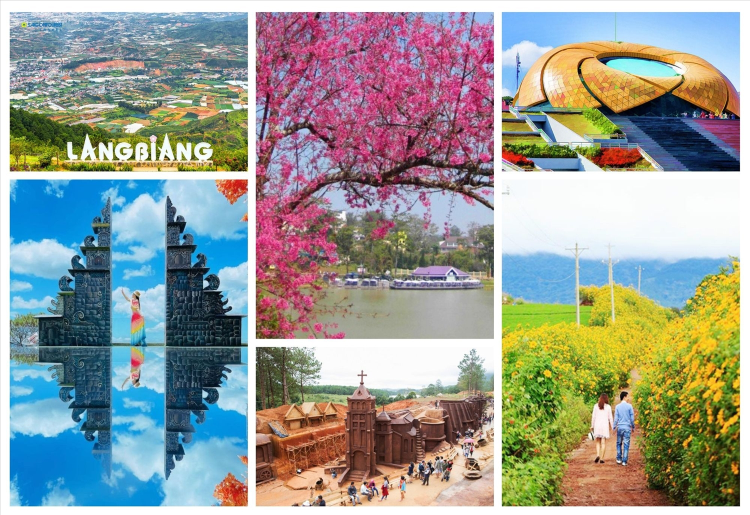
#> input picture lab7_PhanTranQuangThai_2174802010116/exercise/dalat.jpg, 1500 x 1029 px (shown at 1/2 size)
$ jupyter execute --allow-errors lab7.ipynb
#> lines starting #> are read from the running program, lines starting #| are printed output that depends on the picture; after the words box and inside, x2 and y2 are one past the last pixel; in counts of white or black regions, pixels touching at a corner belong together
[cell 1]
import cv2
import numpy as np

image = cv2.imread('exercise/dalat.jpg')
#> image is the input picture: shape (1029, 1500, 3); mean B, G, R 149.9, 155.2, 151.3
if image is None:
    print("Error: Could not load 'dalat.jpg'. Please ensure the file exists in the specified path.")
    exit()

original_rows, original_cols = image.shape[:2]
#> original_rows = 1029; original_cols = 1500
#> (the rest of this cell did not finish here and is left out)

[cell 2]
#bai2
import cv2
import numpy as np

image = cv2.imread('exercise/dalat.jpg')
if image is None:
    print("Không tìm thấy ảnh. Vui lòng kiểm tra đường dẫn.")
    exit()

gray = cv2.cvtColor(image, cv2.COLOR_BGR2GRAY)
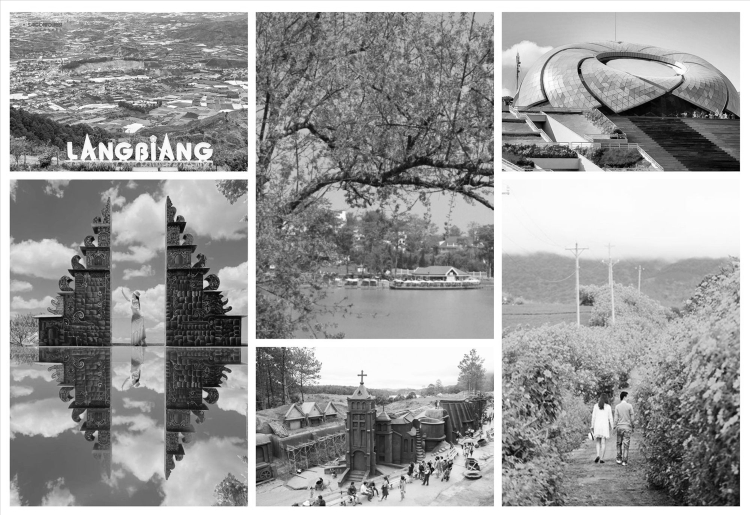
#> gray: shape (1029, 1500) (shown at 1/2 size); min 0, max 255, mean 153.5

adaptive_thresh = cv2.adaptiveThreshold(
    gray, 255,
    cv2.ADAPTIVE_THRESH_GAUSSIAN_C,
    cv2.THRESH_BINARY,
    61,
    5
)
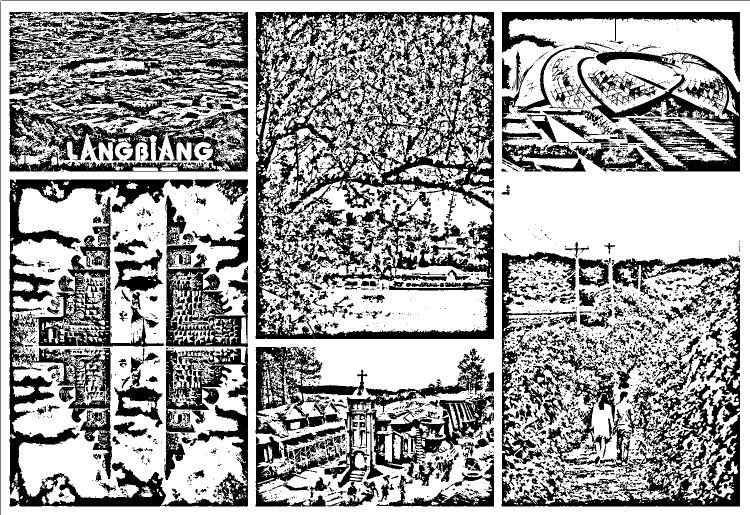
#> adaptive_thresh: shape (1029, 1500) (shown at 1/2 size); 62.6% white; 4502 black regions (3784 under 20 px)

contours, _ = cv2.findContours(adaptive_thresh, cv2.RETR_EXTERNAL, cv2.CHAIN_APPROX_SIMPLE)
#> contours = 1 contour; box (x1, y1, x2, y2) and area: (0, 0, 1500, 1029) 1538450
print("Số lượng contour tìm được:", len(contours))
#| Số lượng contour tìm được: 1

if len(contours) == 0:
    print("Không tìm thấy vùng nào! Hãy thử điều chỉnh blockSize hoặc C.")
    exit()

contours = sorted(contours, key=cv2.contourArea, reverse=True)
hxh_contour = contours[0]
#> hxh_contour = contour of 9 points, box (x1, y1, x2, y2) (0, 0, 1500, 1029), area 1538450

mask = np.zeros_like(gray)
cv2.drawContours(mask, [hxh_contour], -1, 255, -1)
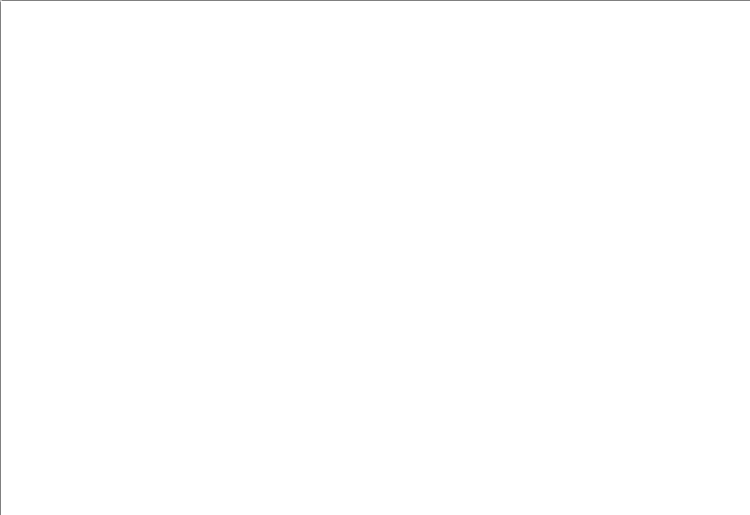
#> mask: shape (1029, 1500) (shown at 1/2 size); 99.8% white; black in thin lines or dots

hxh_region = cv2.bitwise_and(image, image, mask=mask)

(h, w) = hxh_region.shape[:2]
#> h = 1029; w = 1500
center = (w // 2, h // 2)
#> center = (750, 514)
M = cv2.getRotationMatrix2D(center, 45, 1.0)
rotated = cv2.warpAffine(hxh_region, M, (w, h))
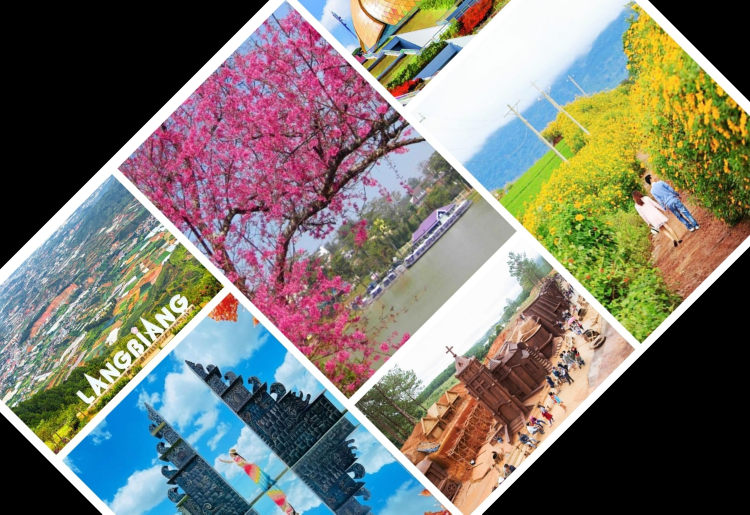
#> rotated: shape (1029, 1500, 3) (shown at 1/2 size); mean B, G, R 111.3, 119.3, 121.9

cv2.imwrite('ho_xuan_huong.jpg', rotated)
cv2.imshow("Ho Xuan Huong result", rotated)
cv2.waitKey(0)
cv2.destroyAllWindows()

[cell 3]
#3
import cv2
import numpy as np


try:
    img = cv2.imread('exercise/dalat.jpg')

    if img is None:
        print(f"Không thể đọc ảnh từ đường dẫn: {image_path}")
    else:
        y_start = 0
        y_end = img.shape[0] // 2 - 50
#> y_end = 464
        x_start = img.shape[1] // 2 + 50
#> x_start = 800
        x_end = img.shape[1]
#> x_end = 1500

        quan_truong_lam_vien_roi = img[y_start:y_end, x_start:x_end]
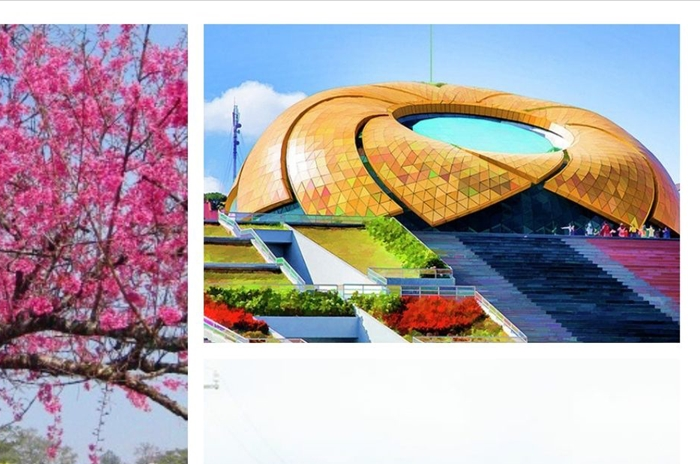
#> quan_truong_lam_vien_roi: shape (464, 700, 3); mean B, G, R 171.6, 167.1, 178.1

        if quan_truong_lam_vien_roi.size == 0:
            print("Vùng chọn trống. Vui lòng kiểm tra lại tọa độ.")
        else:
            gray_roi = cv2.cvtColor(quan_truong_lam_vien_roi, cv2.COLOR_BGR2GRAY)
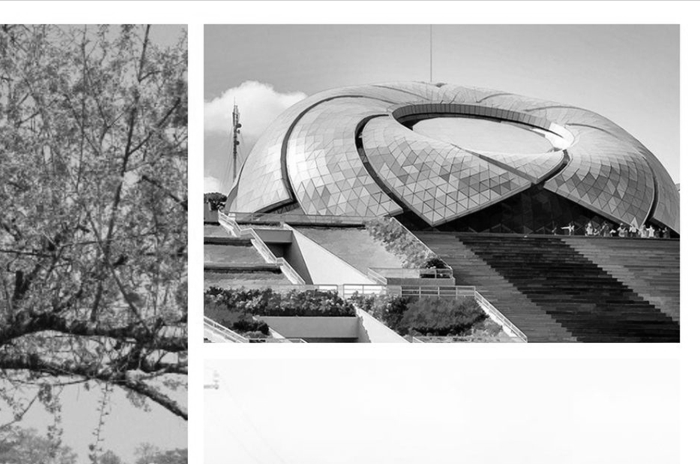
#> gray_roi: shape (464, 700); min 0, max 255, mean 170.9

            _, binary_roi = cv2.threshold(gray_roi, 128, 255, cv2.THRESH_BINARY_INV)
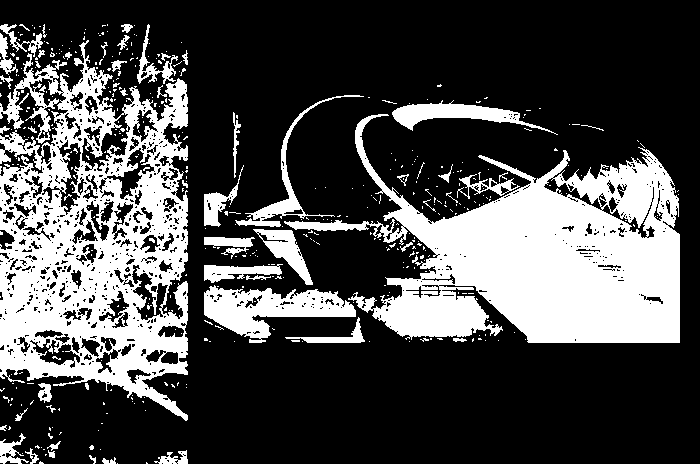
#> binary_roi: shape (464, 700); 29.8% white; 453 white regions (397 under 20 px), largest, box (x1, y1, x2, y2) and area: (284, 114, 680, 343) 41630, (0, 40, 188, 421) 38056, (204, 285, 356, 343) 4314
            kernel = np.ones((5, 5), np.uint8)

            closed_roi = cv2.morphologyEx(binary_roi, cv2.MORPH_CLOSE, kernel)
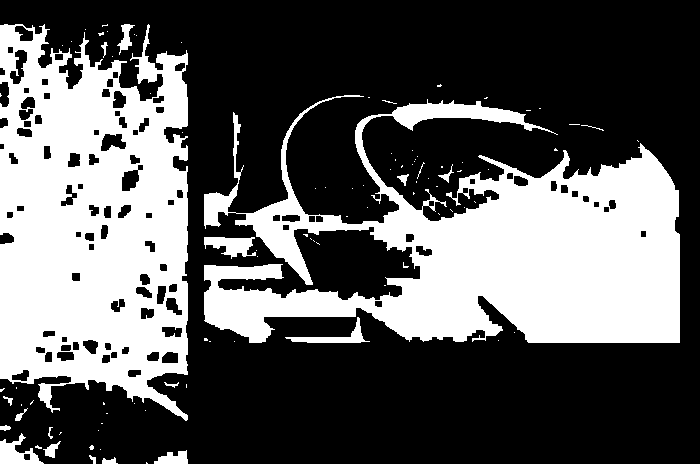
#> closed_roi: shape (464, 700); 36% white; 98 white regions (78 under 20 px), largest, box (x1, y1, x2, y2) and area: (204, 95, 680, 343) 58887, (0, 24, 188, 421) 54631, (204, 237, 256, 259) 664

            output_filename = 'quan_truong_lam_vien.jpg'
            cv2.imwrite(output_filename, closed_roi)

            print(f"Đã xử lý và lưu ảnh Quảng trường Lâm Viên vào {output_filename}")

except Exception as e:
    print(f"Đã xảy ra lỗi: {e}")

[cell 4]
def main_menu():
    """Hiển thị menu chính và xử lý lựa chọn của người dùng."""
    print("=== MENU CHÍNH ===")
    print("1. Biến đổi hình học (geometric_transformation):")
    print("   - coordinate_mapping")
    print("   - rotate")
    print("   - scale")
    print("   - shift")
    print("2. Phân đoạn ảnh (segment):")
    print("   - adaptive_thresholding")
    print("   - binary_dilation")
    print("   - binary_erosion")
    print("   - otsu")
    print("\nNhập 'exit' để thoát chương trình.")

    while True:
        user_input = input("\nNhập chức năng (ví dụ: 'rotate' hoặc 'segment binary_dilation'): ").strip().lower()

        if user_input == 'exit':
            print("✅ Đang thoát chương trình.")
            break

        parts = user_input.split(' ', 1)

        if len(parts) == 1:
            function = parts[0]
            execute_single_function(function)
        elif len(parts) == 2:
            category, sub_function = parts
            execute_combined_function(category, sub_function)
        else:
            print("❌ Lựa chọn không hợp lệ. Vui lòng thử lại.")

def execute_single_function(function):
    """Xử lý khi người dùng chỉ nhập một chức năng cụ thể."""
    if function in ['coordinate_mapping', 'rotate', 'scale', 'shift']:
        print(f"🔄 Thực hiện Biến đổi hình học: {function.capitalize()}...")
    elif function in ['adaptive_thresholding', 'binary_dilation', 'binary_erosion', 'otsu']:
        print(f"🧪 Thực hiện Phân đoạn ảnh: {function.replace('_', ' ').title()}...")
    else:
        print("❌ Chức năng không hợp lệ. Vui lòng thử lại.")

def execute_combined_function(category, sub_function):
    """Xử lý khi người dùng nhập nhóm + chức năng con."""
    if category == 'geometric_transformation':
        if sub_function in ['coordinate_mapping', 'rotate', 'scale', 'shift']:
            print(f"🔄 Thực hiện Biến đổi hình học: {sub_function.capitalize()}...")
        else:
            print("❌ Chức năng con không hợp lệ cho geometric_transformation.")
    elif category == 'segment':
        if sub_function in ['adaptive_thresholding', 'binary_dilation', 'binary_erosion', 'otsu']:
            print(f"🧪 Thực hiện Phân đoạn ảnh: {sub_function.replace('_', ' ').title()}...")
        else:
            print("❌ Chức năng con không hợp lệ cho segment.")
    else:
        print("❌ Nhóm chức năng không hợp lệ. Vui lòng thử lại.")

if __name__ == "__main__":
    main_menu()
